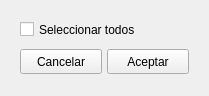
<?xml version="1.0" encoding="UTF-8"?>
<ui version="4.0">
 <class>SaveWindow</class>
 <widget class="QWidget" name="SaveWindow">
  <property name="geometry">
   <rect>
    <x>0</x>
    <y>0</y>
    <width>209</width>
    <height>96</height>
   </rect>
  </property>
  <property name="maximumSize">
   <size>
    <width>209</width>
    <height>96</height>
   </size>
  </property>
  <property name="windowTitle">
   <string>GranaSAT PWM Box</string>
  </property>
  <property name="windowIcon">
   <iconset resource="../res/res.qrc">
    <normaloff>:/icons/granasat.png</normaloff>:/icons/granasat.png</iconset>
  </property>
  <layout class="QVBoxLayout" name="verticalLayout">
   <property name="spacing">
    <number>10</number>
   </property>
   <property name="leftMargin">
    <number>20</number>
   </property>
   <property name="topMargin">
    <number>20</number>
   </property>
   <property name="rightMargin">
    <number>20</number>
   </property>
   <property name="bottomMargin">
    <number>20</number>
   </property>
   <item>
    <widget class="QCheckBox" name="all_button">
     <property name="maximumSize">
      <size>
       <width>1000</width>
       <height>15</height>
      </size>
     </property>
     <property name="text">
      <string>Seleccionar todos</string>
     </property>
    </widget>
   </item>
   <item>
    <layout class="QVBoxLayout" name="slots_layout">
     <property name="spacing">
      <number>5</number>
     </property>
    </layout>
   </item>
   <item>
    <layout class="QHBoxLayout" name="buttons_layout">
     <property name="spacing">
      <number>5</number>
     </property>
     <item>
      <widget class="QPushButton" name="cancel_button">
       <property name="maximumSize">
        <size>
         <width>1000</width>
         <height>25</height>
        </size>
       </property>
       <property name="text">
        <string>Cancelar</string>
       </property>
       <property name="icon">
        <iconset>
         <normalon>:/icons/cross.png</normalon>
        </iconset>
       </property>
      </widget>
     </item>
     <item>
      <widget class="QPushButton" name="confirm_button">
       <property name="maximumSize">
        <size>
         <width>1000</width>
         <height>25</height>
        </size>
       </property>
       <property name="text">
        <string>Aceptar</string>
       </property>
       <property name="icon">
        <iconset>
         <normalon>:/icons/tick.png</normalon>
        </iconset>
       </property>
      </widget>
     </item>
    </layout>
   </item>
  </layout>
 </widget>
 <resources>
  <include location="../res/res.qrc"/>
 </resources>
 <connections/>
</ui>
